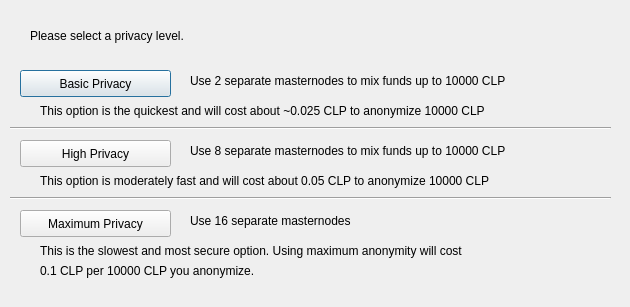
<?xml version="1.0" encoding="UTF-8"?>
<ui version="4.0">
 <class>ObfuscationConfig</class>
 <widget class="QDialog" name="ObfuscationConfig">
  <property name="geometry">
   <rect>
    <x>0</x>
    <y>0</y>
    <width>630</width>
    <height>307</height>
   </rect>
  </property>
  <property name="windowTitle">
   <string>Configure Obfuscation</string>
  </property>
  <widget class="QPushButton" name="buttonBasic">
   <property name="geometry">
    <rect>
     <x>20</x>
     <y>70</y>
     <width>151</width>
     <height>27</height>
    </rect>
   </property>
   <property name="text">
    <string>Basic Privacy</string>
   </property>
  </widget>
  <widget class="QPushButton" name="buttonHigh">
   <property name="geometry">
    <rect>
     <x>20</x>
     <y>140</y>
     <width>151</width>
     <height>27</height>
    </rect>
   </property>
   <property name="text">
    <string>High Privacy</string>
   </property>
  </widget>
  <widget class="QPushButton" name="buttonMax">
   <property name="geometry">
    <rect>
     <x>20</x>
     <y>210</y>
     <width>151</width>
     <height>27</height>
    </rect>
   </property>
   <property name="text">
    <string>Maximum Privacy</string>
   </property>
  </widget>
  <widget class="QLabel" name="label">
   <property name="geometry">
    <rect>
     <x>30</x>
     <y>20</y>
     <width>571</width>
     <height>31</height>
    </rect>
   </property>
   <property name="text">
    <string>Please select a privacy level.</string>
   </property>
  </widget>
  <widget class="QLabel" name="label_2">
   <property name="geometry">
    <rect>
     <x>190</x>
     <y>70</y>
     <width>421</width>
     <height>21</height>
    </rect>
   </property>
   <property name="text">
    <string>Use 2 separate masternodes to mix funds up to 10000 CLP</string>
   </property>
  </widget>
  <widget class="QLabel" name="label_3">
   <property name="geometry">
    <rect>
     <x>190</x>
     <y>140</y>
     <width>411</width>
     <height>21</height>
    </rect>
   </property>
   <property name="text">
    <string>Use 8 separate masternodes to mix funds up to 10000 CLP</string>
   </property>
  </widget>
  <widget class="QLabel" name="label_4">
   <property name="geometry">
    <rect>
     <x>190</x>
     <y>210</y>
     <width>421</width>
     <height>21</height>
    </rect>
   </property>
   <property name="text">
    <string>Use 16 separate masternodes</string>
   </property>
  </widget>
  <widget class="QLabel" name="label_6">
   <property name="geometry">
    <rect>
     <x>40</x>
     <y>100</y>
     <width>561</width>
     <height>21</height>
    </rect>
   </property>
   <property name="text">
    <string>This option is the quickest and will cost about ~0.025 CLP to anonymize 10000 CLP</string>
   </property>
  </widget>
  <widget class="QLabel" name="label_7">
   <property name="geometry">
    <rect>
     <x>40</x>
     <y>170</y>
     <width>561</width>
     <height>21</height>
    </rect>
   </property>
   <property name="text">
    <string>This option is moderately fast and will cost about 0.05 CLP to anonymize 10000 CLP</string>
   </property>
  </widget>
  <widget class="QLabel" name="label_8">
   <property name="geometry">
    <rect>
     <x>40</x>
     <y>240</y>
     <width>561</width>
     <height>21</height>
    </rect>
   </property>
   <property name="text">
    <string>This is the slowest and most secure option. Using maximum anonymity will cost</string>
   </property>
  </widget>
  <widget class="QLabel" name="label_9">
   <property name="geometry">
    <rect>
     <x>40</x>
     <y>260</y>
     <width>561</width>
     <height>21</height>
    </rect>
   </property>
   <property name="text">
    <string>0.1 CLP per 10000 CLP you anonymize.</string>
   </property>
  </widget>
  <widget class="Line" name="line">
   <property name="geometry">
    <rect>
     <x>10</x>
     <y>120</y>
     <width>601</width>
     <height>16</height>
    </rect>
   </property>
   <property name="orientation">
    <enum>Qt::Horizontal</enum>
   </property>
  </widget>
  <widget class="Line" name="line_2">
   <property name="geometry">
    <rect>
     <x>10</x>
     <y>190</y>
     <width>601</width>
     <height>16</height>
    </rect>
   </property>
   <property name="orientation">
    <enum>Qt::Horizontal</enum>
   </property>
  </widget>
 </widget>
 <resources/>
 <connections/>
</ui>
